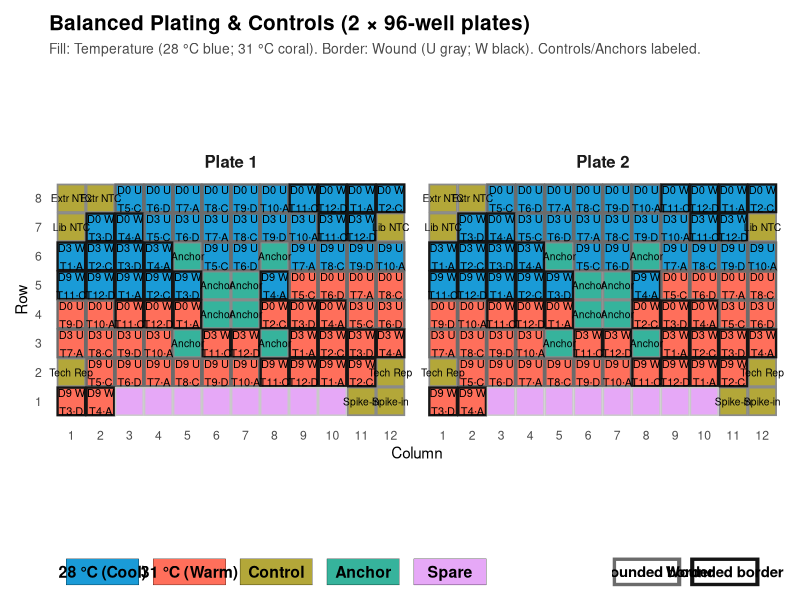
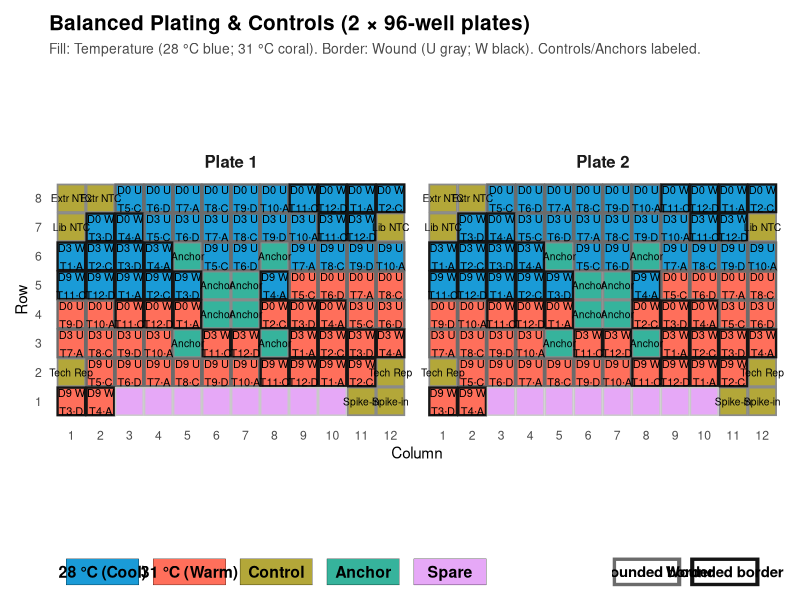

Here is the R script that generated these plots, in order:
# ---- Figure B: Batch-robust plating & controls (ggplot2) ----
# Requires: tidyverse, patchwork
library(tidyverse)
library(patchwork)

# -----------------------------
# 1) Palettes & helpers
# -----------------------------
pal <- list(
  temp   = c(`28`="#1A9BD7", `31`="#FF6F5B"),  # cool vs warm
  ctrl   = "#B3A739",                          # controls (olive)
  anchor = "#36B39C",                          # anchors (teal)
  spare  = "#E6A8F7",                          # spare (pink)
  wound  = c(U="#6B6B6B", W="#151515"),        # border: U gray; W black
  other  = "#8A8A8A",                          # border for non-primaries
  spare_border = "#C9C9C9"                     # border for spare wells
)

make_plate_grid <- function(plate_id){
  expand.grid(row = LETTERS[1:8], col = 1:12) %>%
    mutate(plate = plate_id, x = col, y = 9 - pmin(match(row, LETTERS), 8))
}

# -----------------------------
# 2) Controls & anchor positions
# -----------------------------
controls_pos <- tribble(
  ~row, ~col, ~control_type,
  "A", 1,  "Extraction NTC",
  "A", 2,  "Extraction NTC",
  "B", 1,  "Library NTC",
  "B", 12, "Library NTC",
  "H", 11, "Spike-in",
  "H", 12, "Spike-in",
  "G", 1,  "Tech Rep (anchor)",
  "G", 12, "Tech Rep (anchor)"
)

# No rename needed — tribble already names columns row/col
anchors_pos <- tribble(
  ~row, ~col,
  "D", 6,
  "D", 7,
  "E", 6,
  "E", 7,
  "C", 5,
  "C", 8,
  "F", 5,
  "F", 8
)

# Safety checks (bounds & overlaps)
.valid_rows <- LETTERS[1:8]
stopifnot(all(controls_pos$row %in% .valid_rows), all(anchors_pos$row %in% .valid_rows))
stopifnot(all(controls_pos$col %in% 1:12),       all(anchors_pos$col %in% 1:12))
.overlap <- inner_join(controls_pos %>% select(row,col),
                       anchors_pos  %>% select(row,col), by = c("row","col"))
if(nrow(.overlap)>0) stop("Control and anchor wells overlap at: ",
                          paste0(.overlap$row,.overlap$col, collapse=", "))

# -----------------------------
# 3) Experimental design (balanced)
# -----------------------------
temps <- c(28,31); days <- c(0,3,9); wounds <- c("U","W")
tanks <- c("A","B","C","D"); genotypes <- c("A","B","C")

design <- expand.grid(Temp=temps, Day=days, Wound=wounds, Tank=tanks, Geno=genotypes,
                      stringsAsFactors = FALSE) %>%
  arrange(Temp, Day, Wound, Tank, Geno)

set.seed(123)
design <- design %>%
  group_by(Temp, Day, Wound) %>%
  mutate(Plate = sample(rep(c(1,2), length.out = n()))) %>%
  ungroup()

# -----------------------------
# 4) Reserve wells & fill plates
# -----------------------------
mark_reserved <- function(plate_df, include_anchors=TRUE){
  pd <- plate_df %>%
    left_join(controls_pos, by=c("row","col")) %>%
    mutate(is_control = !is.na(control_type))
  if(include_anchors){
    pd <- pd %>%
      left_join(anchors_pos %>% mutate(is_anchor=TRUE), by=c("row","col")) %>%
      mutate(is_anchor = replace_na(is_anchor, FALSE))
  } else pd <- pd %>% mutate(is_anchor=FALSE)
  pd
}

fill_plate <- function(plate_df, sample_tbl){
  avail <- plate_df %>% filter(!is_control, !is_anchor) %>% arrange(row, col)
  n_assign <- min(nrow(sample_tbl), nrow(avail))
  primaries <- bind_cols(avail[seq_len(n_assign),], sample_tbl[seq_len(n_assign),]) %>%
    mutate(SampleType="Primary", control_type=NA_character_)
  controls <- plate_df %>% filter(is_control) %>%
    mutate(SampleType="Control", Temp=NA_real_, Day=NA_real_,
           Wound=NA_character_, Tank=NA_character_, Geno=NA_character_,
           control_type = control_type %||% NA_character_)
  anchors <- plate_df %>% filter(is_anchor) %>%
    mutate(SampleType="Anchor", Temp=NA_real_, Day=NA_real_,
           Wound=NA_character_, Tank=NA_character_, Geno=NA_character_,
           control_type="Anchor")
  used <- bind_rows(controls %>% select(row,col),
                    anchors %>% select(row,col),
                    primaries %>% select(row,col))
  spares <- anti_join(plate_df, used, by=c("row","col")) %>%
    mutate(SampleType="Spare", Temp=NA_real_, Day=NA_real_,
           Wound=NA_character_, Tank=NA_character_, Geno=NA_character_,
           control_type=NA_character_)
  common_cols <- c("row","col","plate","x","y","is_control","control_type","is_anchor",
                   "SampleType","Temp","Day","Wound","Tank","Geno")
  normalize <- function(df){
    df %>% mutate(
      Temp=as.numeric(Temp), Day=as.numeric(Day),
      Wound=as.character(Wound), Tank=as.character(Tank), Geno=as.character(Geno),
      control_type=as.character(control_type), SampleType=as.character(SampleType)
    ) %>% select(all_of(common_cols)) %>% mutate(well=paste0(row,col))
  }
  bind_rows(normalize(controls), normalize(anchors),
            normalize(primaries), normalize(spares))
}

plate1 <- mark_reserved(make_plate_grid(1), include_anchors=TRUE)
plate2 <- mark_reserved(make_plate_grid(2), include_anchors=TRUE)
samples_p1 <- design %>% filter(Plate==1) %>% arrange(Temp, Day, Wound, Tank, Geno)
samples_p2 <- design %>% filter(Plate==2) %>% arrange(Temp, Day, Wound, Tank, Geno)

plate1_filled <- fill_plate(plate1, samples_p1)
plate2_filled <- fill_plate(plate2, samples_p2)

# -----------------------------
# 5) Build plotting data
# -----------------------------
plates_all <- bind_rows(plate1_filled, plate2_filled) %>%
  mutate(
    Plate   = factor(plate, levels=c(1,2), labels=c("Plate 1","Plate 2")),
    TankNum = rep(1:12, length.out=n()),
    Thicket = rep(c("A","C","D"), length.out=n()),
    lbl_top = if_else(SampleType=="Primary", paste0("D", Day, " ", Wound), ""),
    lbl_bot = case_when(
      SampleType != "Primary" ~ "",
      TRUE ~ paste0("T", TankNum, "·", Thicket)
    ),
    ctrl_lbl = recode(control_type,
                      "Extraction NTC"     = "Extr NTC",
                      "Library NTC"        = "Lib NTC",
                      "Spike-in"           = "Spike-in",
                      "Tech Rep (anchor)"  = "Tech Rep",
                      .default = control_type),
    stroke_col = case_when(
      SampleType=="Primary" & Wound=="U" ~ pal$wound["U"],
      SampleType=="Primary" & Wound=="W" ~ pal$wound["W"],
      SampleType=="Control"              ~ pal$other,
      SampleType=="Anchor"               ~ pal$other,
      TRUE                               ~ pal$spare_border
    ),
    stroke_lwd = case_when(
      SampleType=="Primary" ~ 0.8,
      SampleType=="Control" ~ 0.6,
      SampleType=="Anchor"  ~ 0.6,
      TRUE                  ~ 0.5
    ),
    fill_val = case_when(
      SampleType=="Primary" ~ paste0("T", Temp),
      SampleType=="Control" ~ "Control",
      SampleType=="Anchor"  ~ "Anchor",
      TRUE                  ~ "Spare"
    ),
    lbl_top_sh = lbl_top,
    lbl_bot_sh = lbl_bot
  )

# Fail-fast balance check
bad <- plates_all %>%
  filter(SampleType=="Primary") %>%
  count(Temp, Day, Wound, plate, name="n") %>%
  pivot_wider(names_from=plate, values_from=n, values_fill=0) %>%
  filter(`1`!=6 | `2`!=6)
if(nrow(bad)>0) stop("Imbalance in Temp×Day×Wound:\n", paste(capture.output(print(bad)), collapse="\n"))

# -----------------------------
# 6) Plot
# -----------------------------
base <- ggplot(plates_all, aes(x=x,y=y)) +
  geom_tile(aes(fill = fill_val), width=.95, height=.95, color=NA) +
  geom_rect(aes(xmin=x-.475, xmax=x+.475, ymin=y-.475, ymax=y+.475),
            color = plates_all$stroke_col, linewidth = plates_all$stroke_lwd, fill=NA) +
  geom_text(aes(label=lbl_top_sh), vjust=0.0, nudge_y= 0.15, size=2.9, color=NA) +
  geom_text(aes(label=lbl_bot_sh), vjust=1.2, nudge_y=-0.15, size=2.9, color=NA) +
  geom_text(aes(label=lbl_top),    vjust=0.0, nudge_y= 0.15, size=2.8) +
  geom_text(aes(label=lbl_bot),    vjust=1.2, nudge_y=-0.15, size=2.8) +
  geom_text(
    data = subset(plates_all, SampleType %in% c("Control","Anchor")),
    aes(label = ifelse(SampleType=="Control", ctrl_lbl, "Anchor")),
    size = 2.6, lineheight = 0.95
  ) +
  scale_x_continuous(breaks=1:12, expand=expansion(add=.3)) +
  scale_y_continuous(breaks=1:8 , expand=expansion(add=.3)) +
  facet_wrap(~ Plate, nrow=1) + coord_equal() +
  scale_fill_manual(
    name=NULL,
    breaks=c("T28","T31","Control","Anchor","Spare"),
    labels=c("28 °C (Cool)","31 °C (Warm)","Control","Anchor","Spare"),
    values=c(T28=unname(pal$temp["28"]), T31=unname(pal$temp["31"]),
             Control=pal$ctrl, Anchor=pal$anchor, Spare=pal$spare)
  ) +
  labs(
    title="Balanced Plating & Controls (2 × 96-well plates)",
    subtitle="Fill: Temperature (28 °C blue; 31 °C coral). Border: Wound (U gray; W black). Controls/Anchors labeled.",
    x="Column", y="Row"
  ) +
  theme_minimal(base_size=11) +
  theme(
    panel.grid=element_blank(), axis.ticks=element_blank(),
    strip.text=element_text(face="bold", size=12),
    plot.title=element_text(face="bold", size=15),
    plot.subtitle=element_text(size=10, color="#4a4a4a"),
    legend.position="none"
  )

# Combined legend row: fill + wound-border
legend_fill <- tibble(
  Category = factor(c("28 °C (Cool)", "31 °C (Warm)", "Control", "Anchor", "Spare"),
                    levels = c("28 °C (Cool)", "31 °C (Warm)", "Control", "Anchor", "Spare")),
  Color = c(unname(pal$temp["28"]), unname(pal$temp["31"]), pal$ctrl, pal$anchor, pal$spare),
  x = seq(1, 15, by = 3),  # increase horizontal spacing
  y = 1
) %>%
  ggplot(aes(x, y, fill = Color)) +
  geom_tile(width = 2.5, height = 0.9, color = "black") +  # wider tiles
  geom_text(aes(label = Category), size = 4, fontface = "bold", vjust = 0.5, hjust = 0.5) +
  scale_fill_identity() +
  coord_equal(xlim = c(0, 17)) +
  theme_void() +
  theme(
    plot.margin = margin(0, 8, 0, 0),
    plot.background = element_rect(fill = "white", color = NA)
  )

legend_wound <- tibble(Wound = c("U", "W"), x = c(1, 4), y = 1) %>%
  ggplot(aes(x, y)) +
  # Draw wider tiles with borders
  geom_tile(width = 2.5, height = 1.0, fill = "#FFFFFF", color = "black") +
  geom_rect(
    aes(xmin = x - 1.25, xmax = x + 1.25, ymin = y - 0.5, ymax = y + 0.5),
    color = c(pal$wound["U"], pal$wound["W"]),
    linewidth = 1.4,
    fill = NA
  ) +
  # Place text INSIDE each cell, centered
  annotate("text", x = 1, y = 1, label = "Unwounded border", size = 3.8, fontface = "bold", vjust = 0.5, hjust = 0.5) +
  annotate("text", x = 4, y = 1, label = "Wounded border", size = 3.8, fontface = "bold", vjust = 0.5, hjust = 0.5) +
  coord_equal(xlim = c(0, 6)) +
  theme_void() +
  theme(
    plot.margin = margin(0, 0, 0, 8),
    plot.background = element_rect(fill = "white", color = NA)
  )


final_fig <- base / (legend_fill | legend_wound) + plot_layout(heights=c(10,1))
print(final_fig)

# Save
out_pdf <- if (exists("fig_dir")) file.path(fig_dir, "Fig_B_balanced_plates.pdf") else "Fig_B_balanced_plates.pdf"
out_png <- if (exists("fig_dir")) file.path(fig_dir, "Fig_B_balanced_plates.png") else "Fig_B_balanced_plates.png"

# High-res PDF (vector) and PNG (600 dpi)
ggsave(out_pdf, final_fig, width = 12, height = 7, dpi = 600, bg = "white")

# Prefer ragg device for the PNG if available (crisper text rendering)
if (requireNamespace("ragg", quietly = TRUE)) {
  ragg::agg_png(
    filename   = out_png,
    width      = 20,
    height     = 7,
    units      = "in",
    res        = 600,
    background = "white"
  )
  print(final_fig)
  grDevices::dev.off()
} else {
  ggsave(out_png, final_fig, width = 12, height = 7, dpi = 600, bg = "white")
}

# Optional: export plate layouts as CSVs
plate_layouts <- plates_all %>%
  filter(SampleType=="Primary") %>%
  transmute(Plate, well, Temp, Day, Wound, Tank, Geno)
write_csv(plate_layouts, if (exists("fig_dir")) file.path(fig_dir,"Fig_B_plate_layouts.csv") else "Fig_B_plate_layouts.csv")
